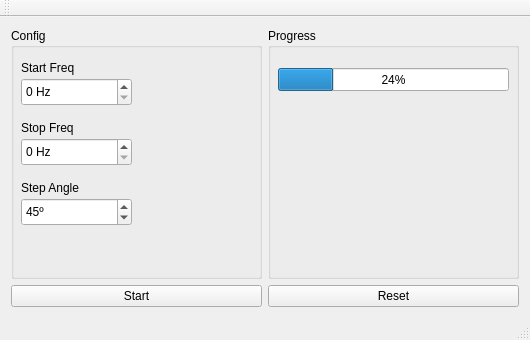
<?xml version="1.0" encoding="UTF-8"?>
<ui version="4.0">
 <class>MainWindow</class>
 <widget class="QMainWindow" name="MainWindow">
  <property name="geometry">
   <rect>
    <x>0</x>
    <y>0</y>
    <width>530</width>
    <height>340</height>
   </rect>
  </property>
  <property name="minimumSize">
   <size>
    <width>530</width>
    <height>340</height>
   </size>
  </property>
  <property name="maximumSize">
   <size>
    <width>730</width>
    <height>540</height>
   </size>
  </property>
  <property name="windowTitle">
   <string>Emissao Radiada</string>
  </property>
  <widget class="QWidget" name="centralWidget">
   <layout class="QHBoxLayout" name="horizontalLayout_2">
    <item>
     <layout class="QVBoxLayout" name="verticalLayout">
      <item>
       <layout class="QHBoxLayout" name="horizontalLayout">
        <item>
         <layout class="QVBoxLayout" name="verticalLayout_4">
          <item>
           <widget class="QGroupBox" name="groupBox">
            <property name="minimumSize">
             <size>
              <width>200</width>
              <height>200</height>
             </size>
            </property>
            <property name="title">
             <string>Config</string>
            </property>
            <widget class="QLabel" name="label">
             <property name="geometry">
              <rect>
               <x>10</x>
               <y>90</y>
               <width>67</width>
               <height>19</height>
              </rect>
             </property>
             <property name="text">
              <string>Stop Freq</string>
             </property>
            </widget>
            <widget class="QLabel" name="label_2">
             <property name="geometry">
              <rect>
               <x>10</x>
               <y>30</y>
               <width>67</width>
               <height>19</height>
              </rect>
             </property>
             <property name="text">
              <string>Start Freq</string>
             </property>
            </widget>
            <widget class="QLabel" name="label_3">
             <property name="geometry">
              <rect>
               <x>10</x>
               <y>150</y>
               <width>81</width>
               <height>19</height>
              </rect>
             </property>
             <property name="text">
              <string>Step Angle</string>
             </property>
            </widget>
            <widget class="QSpinBox" name="start_freq">
             <property name="geometry">
              <rect>
               <x>10</x>
               <y>50</y>
               <width>111</width>
               <height>28</height>
              </rect>
             </property>
             <property name="suffix">
              <string> Hz</string>
             </property>
             <property name="prefix">
              <string/>
             </property>
             <property name="maximum">
              <number>300000</number>
             </property>
            </widget>
            <widget class="QSpinBox" name="stop_freq">
             <property name="geometry">
              <rect>
               <x>10</x>
               <y>110</y>
               <width>111</width>
               <height>28</height>
              </rect>
             </property>
             <property name="suffix">
              <string> Hz</string>
             </property>
             <property name="maximum">
              <number>300000</number>
             </property>
            </widget>
            <widget class="QSpinBox" name="step_angle">
             <property name="geometry">
              <rect>
               <x>10</x>
               <y>170</y>
               <width>111</width>
               <height>28</height>
              </rect>
             </property>
             <property name="suffix">
              <string>º</string>
             </property>
             <property name="prefix">
              <string/>
             </property>
             <property name="maximum">
              <number>360</number>
             </property>
             <property name="value">
              <number>45</number>
             </property>
            </widget>
           </widget>
          </item>
         </layout>
        </item>
        <item>
         <layout class="QVBoxLayout" name="verticalLayout_2">
          <property name="spacing">
           <number>6</number>
          </property>
          <property name="sizeConstraint">
           <enum>QLayout::SetDefaultConstraint</enum>
          </property>
          <property name="leftMargin">
           <number>0</number>
          </property>
          <property name="topMargin">
           <number>0</number>
          </property>
          <item>
           <widget class="QGroupBox" name="groupBox_2">
            <property name="title">
             <string>Progress</string>
            </property>
            <widget class="QProgressBar" name="progressBar">
             <property name="geometry">
              <rect>
               <x>10</x>
               <y>40</y>
               <width>231</width>
               <height>23</height>
              </rect>
             </property>
             <property name="value">
              <number>24</number>
             </property>
            </widget>
           </widget>
          </item>
         </layout>
        </item>
       </layout>
      </item>
      <item>
       <layout class="QHBoxLayout" name="horizontalLayout_3">
        <item>
         <widget class="QPushButton" name="startButton">
          <property name="minimumSize">
           <size>
            <width>0</width>
            <height>0</height>
           </size>
          </property>
          <property name="maximumSize">
           <size>
            <width>16777215</width>
            <height>16777215</height>
           </size>
          </property>
          <property name="text">
           <string>Start</string>
          </property>
         </widget>
        </item>
        <item>
         <widget class="QPushButton" name="resetButton">
          <property name="text">
           <string>Reset</string>
          </property>
         </widget>
        </item>
       </layout>
      </item>
     </layout>
    </item>
   </layout>
  </widget>
  <widget class="QMenuBar" name="menuBar">
   <property name="geometry">
    <rect>
     <x>0</x>
     <y>0</y>
     <width>530</width>
     <height>24</height>
    </rect>
   </property>
  </widget>
  <widget class="QToolBar" name="mainToolBar">
   <attribute name="toolBarArea">
    <enum>TopToolBarArea</enum>
   </attribute>
   <attribute name="toolBarBreak">
    <bool>false</bool>
   </attribute>
  </widget>
  <widget class="QStatusBar" name="statusBar"/>
  <action name="actionexit">
   <property name="text">
    <string>exit</string>
   </property>
  </action>
 </widget>
 <layoutdefault spacing="6" margin="11"/>
 <resources/>
 <connections/>
</ui>
